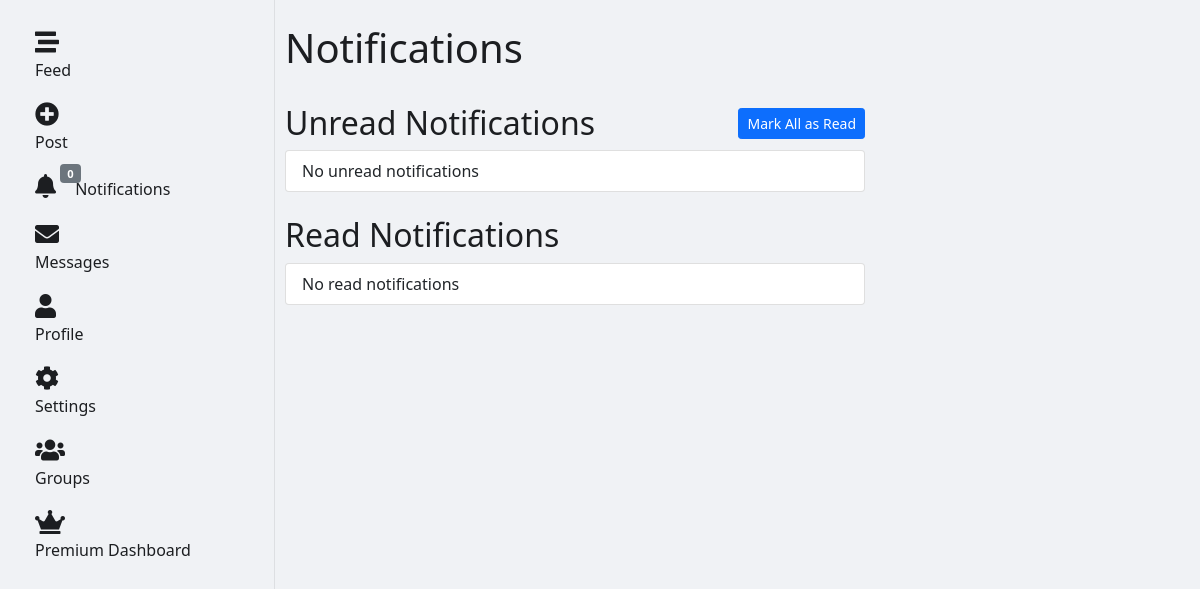
The app's page /notifications/ (signed in), older data.
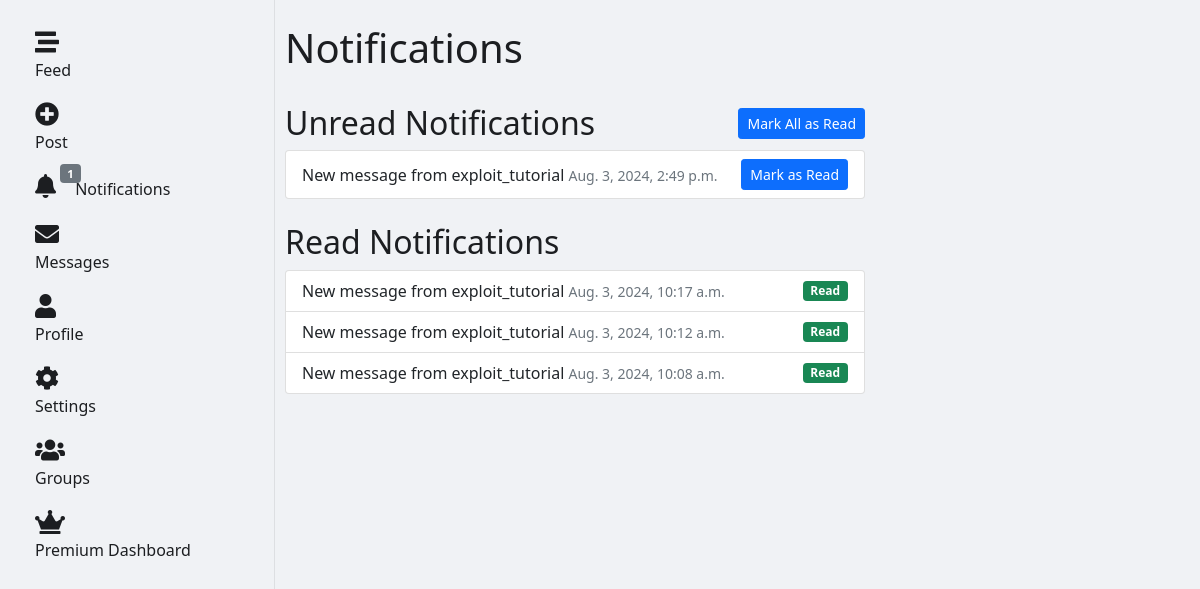
The same page, newer data.
### notifications/models.py (models this page shows)
class Notification(models.Model):
    USER_CHOICES = (
        ("DM", "Direct Message"),
        ("GROUP", "Group Message"),
    )
    user = models.ForeignKey(
        User, on_delete=models.CASCADE, related_name="notifications"
    )
    content = models.CharField(max_length=255)
    is_read = models.BooleanField(default=False)
    timestamp = models.DateTimeField(auto_now_add=True)
    notification_type = models.CharField(
        max_length=5, choices=USER_CHOICES, default="DM"
    )
    related_id = models.IntegerField()  # This will store the DM or Group ID
    def get_redirect_url(self):
        if self.notification_type == "DM":
            return f"/messaging/{self.related_id}/"
        elif self.notification_type == "GROUP":
            return f"/groups/{self.related_id}/"
        return reverse("notifications")  # Default redirect

### notifications/views.py (the view)
# urls.py: path("notifications/", include("notifications.urls")),
@login_required
def notifications(request):
    notifications = Notification.objects.filter(user=request.user).order_by(
        "-timestamp"
    )
    return render(
        request, "notifications/notifications.html", {"notifications": notifications}
    )

### notifications/context_processors.py (called while the page is built)
def notification_count(request):
    if request.user.is_authenticated:
        count = request.user.notifications.filter(is_read=False).count()
        return {"unread_notification_count": count}
    return {"unread_notification_count": 0}

### users/context_processors.py (called while the page is built)
def premium_status(request):
    if request.user.is_authenticated:
        is_premium = (
            request.user.is_premium
            and request.user.premium_expiry is not None
            and request.user.premium_expiry > timezone.now()
        )
        days_left = (
            (request.user.premium_expiry - timezone.now()).days if is_premium else 0
        )
        return {"is_premium": is_premium, "premium_days_left": days_left}
    return {"is_premium": False, "premium_days_left": 0}

### notifications/templates/notifications/notifications.html (shortened to what this page needs)
{% extends 'base.html' %}
{% block content %}
<div class="container">
    <h1 class="mt-4">Notifications</h1>
    <br>
    <h2 class="d-flex justify-content-between align-items-center">
        Unread Notifications
        <button id="markAllAsRead" class="btn btn-primary btn-sm">Mark All as Read</button>
    </h2>
    <div class="list-group" id="unreadNotifications">
        {% for notification in notifications %}
            {% if not notification.is_read %}
                <div class="list-group-item d-flex justify-content-between align-items-center" id="notification-{{ notification.id }}">
                    <a href="{{ notification.get_redirect_url }}" class="flex-grow-1 text-decoration-none text-dark">
                        <div>
                            {{ notification.content }}
                            <small class="text-muted">{{ notification.timestamp }}</small>
                        </div>
                    </a>
                    <button class="btn btn-primary btn-sm ml-2" onclick="markAsRead({{ notification.id }})">Mark as Read</button>
                </div>
            {% endif %}
        {% empty %}
            <div class="list-group-item">No unread notifications</div>
        {% endfor %}
    </div>
    <h2 class="mt-4">Read Notifications</h2>
    <div class="list-group" id="readNotifications">
        {% for notification in notifications %}
            {% if notification.is_read %}
                <div class="list-group-item d-flex justify-content-between align-items-center" id="notification-{{ notification.id }}">
                    <a href="{{ notification.get_redirect_url }}" class="flex-grow-1 text-decoration-none text-dark">
                        <div>
                            {{ notification.content }}
                            <small class="text-muted">{{ notification.timestamp }}</small>
                        </div>
                    </a>
                    <span class="badge bg-success">Read</span>
                </div>
            {% endif %}
        {% empty %}
            <div class="list-group-item">No read notifications</div>
        {% endfor %}
    </div>
</div>
{% endblock %}

Row changes from the older to the newer data that the page shows:
added Notification: content "New message from exploit_tutorial", timestamp "Aug. 3, 2024, 2:49 p.m.", shown under "Unread Notifications Mark All as Read"
added Notification: content "New message from exploit_tutorial", timestamp "Aug. 3, 2024, 10:17 a.m.", shown under "Read Notifications"
added Notification: content "New message from exploit_tutorial", timestamp "Aug. 3, 2024, 10:12 a.m.", shown under "Read Notifications"
added Notification: content "New message from exploit_tutorial", timestamp "Aug. 3, 2024, 10:08 a.m.", shown under "Read Notifications"
Text that changed along with them:
{{ unread_notification_count }}: "0" → "1"
text no longer shown: "No unread notifications No read notifications"
